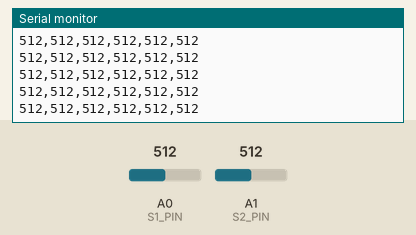
Simulated run of this sketch. Board: Arduino Uno, built with avr-gcc and run on an emulated ATmega328P. Parts: the last lines printed to the serial monitor. The inputs (shaded band) are chosen by the test bench; at power-on: A0 (S1_PIN) = 512, A1 (S2_PIN) = 512.

Above: at 1.3 s.
1.4 s: A0 (S1_PIN) set to 104
At 2.1 s:
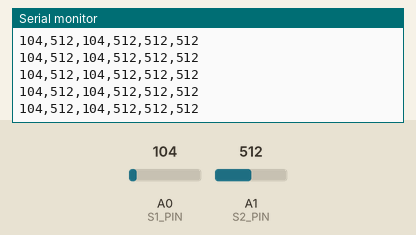
4.4 s: A0 (S1_PIN) set to 95
At 5.0 s:
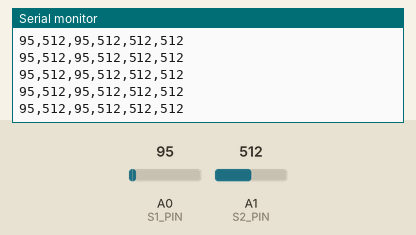
Timing chart, 0 to 5.5 s (numbered marks = the images above; inputs shaded):
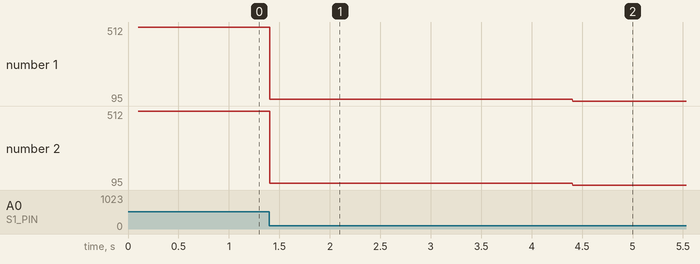

Measured:
- after the input at 1.4 s, the serial monitor: prints a new line at once (image 1)
- after the input at 4.4 s, the serial monitor: prints a new line at once (image 2)
- plotted number 1: 512 → 104 after the input at 1.4 s, 104 → 95 after the input at 4.4 s
- plotted number 2: 512 → 104 after the input at 1.4 s, 104 → 95 after the input at 4.4 s

The sketch:

sketch_jun10d_Cont_Output_4_RawMinMax.ino
```cpp
/*
  DMW - 2025/06/10
  Hall-sensor streamer — raw and max/min output
  -------------------------------------
  • Reads A0 and A1 every SAMPLE_US microseconds.
  • Prints: <count>,<raw0>,<raw1>
      where raw* are 0…1023 (10-bit ADC counts).
*/

const uint8_t  S1_PIN    = A0;
const uint8_t  S2_PIN    = A1;
const uint16_t SAMPLE_US = 500;          // 500 us  → 2 kSa s-¹
const uint8_t  AVG_WIN   = 16;           // keep in sync with Python
uint32_t       absMinS1  = 1023;
uint32_t       absMaxS1  = 0;
uint32_t       absMinS2  = 1023;
uint32_t       absMaxS2  = 0;

void setup()
{
  Serial.begin(115200);                  // baud rate
  delay(100);                            // USB settle
  analogRead(S1_PIN);                    // throw away the first bogus read
  analogRead(S2_PIN);
}

void loop()
{
  static uint32_t last = 0;
  uint32_t now = micros();
  if (now - last < SAMPLE_US) return;
  last = now;

  uint16_t raw0 = analogRead(S1_PIN);
  uint16_t raw1 = analogRead(S2_PIN);

  if (raw0 < absMinS1) absMinS1 = raw0;
  if (raw0 > absMaxS1) absMaxS1 = raw0;
  if (raw1 < absMinS2) absMinS2 = raw1;
  if (raw1 > absMaxS2) absMaxS2 = raw1;

  Serial.print(raw0);       Serial.print(',');
  Serial.print(raw1);       Serial.print(',');
  Serial.print(absMinS1);   Serial.print(',');
  Serial.print(absMaxS1);   Serial.print(',');
  Serial.print(absMinS2);   Serial.print(',');
  Serial.print(absMaxS2);   Serial.println(' ');
}
```
